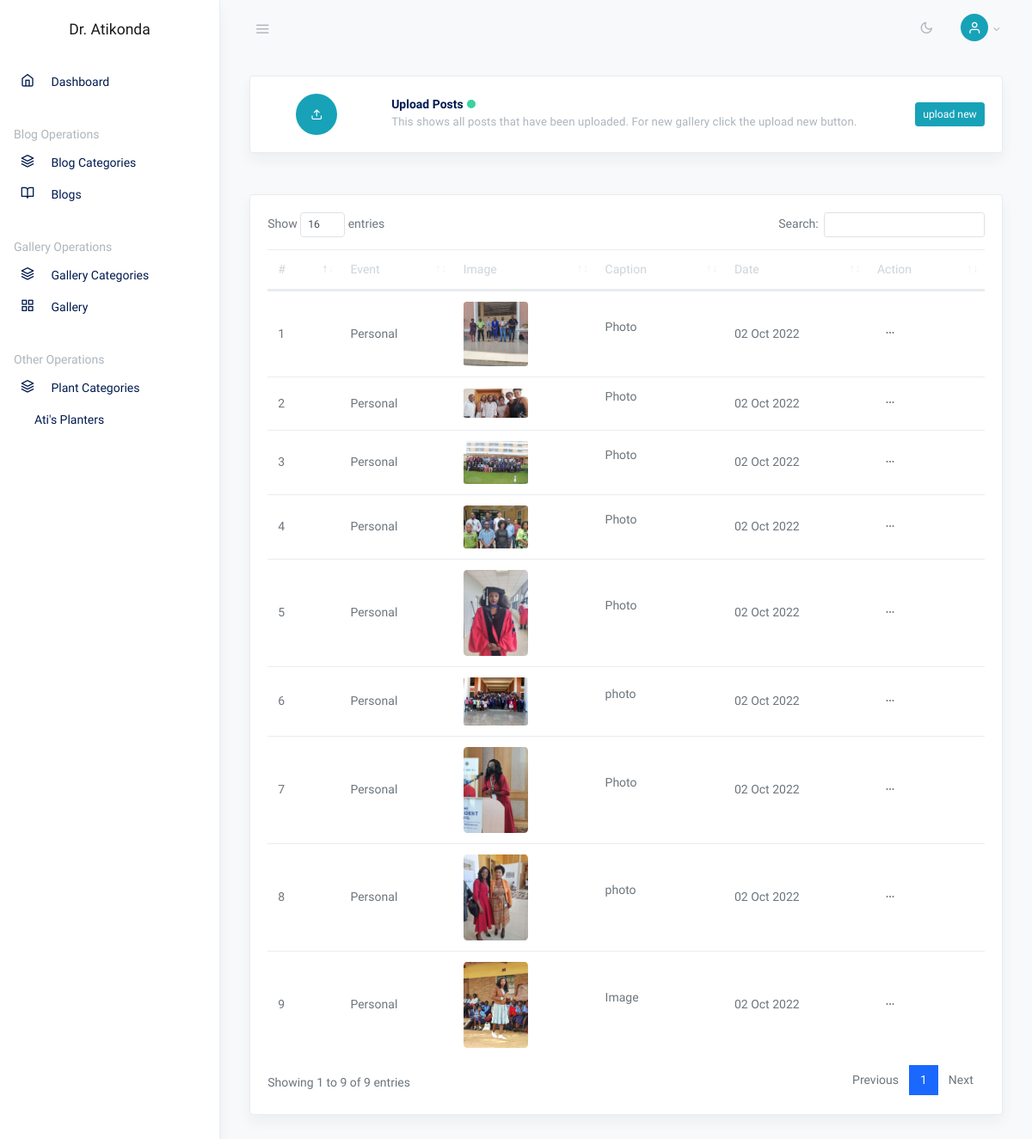
The page /admin/gallery.php (signed in) on the database its author committed.
### tables this page shows
CREATE TABLE IF NOT EXISTS `gallery` (
  `gallery_id` int(11) NOT NULL AUTO_INCREMENT,
  `category_id` int(11) DEFAULT NULL,
  `event` text,
  `image` varchar(500) DEFAULT NULL,
  `caption` text,
  `upload_date` datetime DEFAULT CURRENT_TIMESTAMP,
  PRIMARY KEY (`gallery_id`)
);

CREATE TABLE IF NOT EXISTS `gallery_categories` (
  `category_id` int(11) NOT NULL AUTO_INCREMENT,
  `category_name` varchar(500) DEFAULT NULL,
  `upload_date` date DEFAULT NULL,
  PRIMARY KEY (`category_id`)
);

### classes/dbh.class.php (called while the page is built)
<?php
class Dbh{
	private $host = "localhost";
	private $user = "root";
	private $pwd = "";
	private $dbname = "atikonda";
	protected function connect(){
	$dsn = 'mysql:host=' . $this->host . ';dbname='. $this->dbname;
	$pdo =  new PDO($dsn, $this->user, $this->pwd, array(PDO::ATTR_ERRMODE => PDO::ERRMODE_WARNING));
    $pdo->setAttribute(PDO::ATTR_DEFAULT_FETCH_MODE, PDO::FETCH_ASSOC);
    return $pdo;
	}
}
?>

### classes/gallery.class.php (called while the page is built, shortened)
<?php
include_once "dbh.class.php";
class gallery extends Dbh
{
    protected function viewsgallery()
    {
        $sql = "SELECT * FROM `gallery` INNER JOIN `gallery_categories` ON gallery.category_id = gallery_categories.category_id ORDER BY gallery.gallery_id DESC";
        $stmt = $this->connect()->query($sql);
        return $stmt->fetchAll();
    }
}

### classes/gallerycontr.class.php (called while the page is built, shortened)
<?php
include_once "gallery.class.php";
class galleryContr extends gallery
{
    public function viewgallery()
    {
        return $this->viewsgallery();
    }
}

### admin/gallery.php (the view, shortened to what this page needs)
<?php
include_once "../classes/gallerycontr.class.php";
$gallery = new GalleryContr;
?>
<!DOCTYPE html>
<html lang="en">
<head>
    <link rel="stylesheet" href="css/simplebar.css">
    <link rel="stylesheet" href="css/feather.css">
    <link rel="stylesheet" href="css/dataTables.bootstrap4.css">
    <link rel="stylesheet" href="css/daterangepicker.css">
    <link rel="stylesheet" href="css/app-light.css" id="lightTheme">
    <link rel="stylesheet" href="css/app-dark.css" id="darkTheme" disabled>
</head>
<body class="vertical light">
    <div class="wrapper">
        <?php include "./nav-side.php"; ?>
        <main role="main" class="main-content">
            <div class="container-fluid">
                <div class="row justify-content-center">
                    <div class="col-md-12">
                        <div class="card shadow mb-4">
                            <div class="card-body">
                                <div class="row align-items-center">
                                    <div class="col-4 col-md-2 text-center">
                                        <span class="circle circle-md bg-info">
                                            <i class="fe fe-20 fe-upload text-white mb-0"></i>
                                        </span>
                                    </div>
                                    <div class="col">
                                        <strong class="mb-1">Upload Posts</strong><span class="dot dot-lg bg-success ml-1"></span>
                                        <p class="small text-muted mb-1">This shows all posts that have been uploaded. For new gallery click the upload new button.</p>
                                    </div>
                                    <div class="col-4 col-md-auto offset-4 offset-md-0 my-2">
                                        <a href="upload_gallery.php" class="btn btn-sm btn-info">upload new</a>
                                    </div>
                                </div>
                            </div>
                        </div>
                    </div>
                    <div class="col-12">
                        <div class="row my-4">
                            <div class="col-md-12">
                                <div class="card shadow">
                                    <div class="card-body">
                                        <table class="table datatables" id="dataTable-1">
                                            <thead>
                                                <tr>
                                                    <th>#</th>
                                                    <th>Event</th>
                                                    <th>Image</th>
                                                    <th>Caption</th>
                                                    <th>Date</th>
                                                    <th>Action</th>
                                                </tr>
                                            </thead>
                                            <tbody>
                                                <?php
                                                $row = $gallery->viewgallery();
                                                $index = 1;
                                                foreach ($row as $rw) {
                                                    $date = strtotime($rw['upload_date']);
                                                ?>
                                                    <tr>
                                                        <td><?php echo $index; ?></td>
                                                        <td scope="col" style="text-transform:capitalize;"><?php echo $rw['event']; ?></td>
                                                        <td> <img src="../img/gallery/<?php echo $rw['image']; ?>" style="width: 75px; border-radius:5%;" alt="" srcset=""></td>
                                                        <td><?php echo $rw['caption']; ?></td>
                                                        <td><?php echo date("d M Y", $date); ?></td>
                                                        <td><button class="btn btn-sm dropdown-toggle more-horizontal" type="button" data-toggle="dropdown" aria-haspopup="true" aria-expanded="false">
                                                            </button>
                                                        </td>
                                                    </tr>
                                                <?php
                                                    $index++;
                                                }
                                                ?>
                                            </tbody>
                                        </table>
                                    </div>
                                </div>
                            </div>
                        </div>
                    </div>
                </div>
            </div>
        </main>
    </div>
</body>
</html>

### admin/css/feather.css (style rules this page uses)
.fe { font-family: "feather" !important; speak: none; font-style: normal; font-weight: normal; font-variant: normal; text-transform: none; line-height: 1; -webkit-font-smoothing: antialiased; -moz-osx-font-smoothing: grayscale; }
.fe-upload:before { content: ""; }

### rows shown on the page
gallery: event "Personal", image (picture), caption "Photo", gallery_categories.upload_date "02 Oct 2022"
gallery: event "Personal", image (picture), caption "Photo", gallery_categories.upload_date "02 Oct 2022"
gallery: event "Personal", image (picture), caption "Photo", gallery_categories.upload_date "02 Oct 2022"
gallery: event "Personal", image (picture), caption "Photo", gallery_categories.upload_date "02 Oct 2022"
gallery: event "Personal", image (picture), caption "Photo", gallery_categories.upload_date "02 Oct 2022"
gallery: event "Personal", image (picture), caption "photo", gallery_categories.upload_date "02 Oct 2022"
gallery: event "Personal", image (picture), caption "Photo", gallery_categories.upload_date "02 Oct 2022"
gallery: event "Personal", image (picture), caption "photo", gallery_categories.upload_date "02 Oct 2022"
gallery: event "Personal", image (picture), caption "Image", gallery_categories.upload_date "02 Oct 2022"
